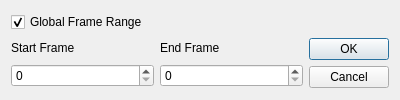
<?xml version="1.0" encoding="UTF-8"?>
<ui version="4.0">
 <class>Dialog</class>
 <widget class="QDialog" name="Dialog">
  <property name="geometry">
   <rect>
    <x>0</x>
    <y>0</y>
    <width>400</width>
    <height>100</height>
   </rect>
  </property>
  <property name="minimumSize">
   <size>
    <width>400</width>
    <height>100</height>
   </size>
  </property>
  <property name="windowTitle">
   <string>Dialog</string>
  </property>
  <layout class="QGridLayout" name="gridLayout_2">
   <item row="0" column="0">
    <layout class="QGridLayout" name="gridLayout">
     <item row="2" column="0">
      <widget class="QSpinBox" name="startFrame_sb"/>
     </item>
     <item row="0" column="0" colspan="2">
      <widget class="QCheckBox" name="globalFrameRange_cb">
       <property name="maximumSize">
        <size>
         <width>16777215</width>
         <height>20</height>
        </size>
       </property>
       <property name="text">
        <string>Global Frame Range</string>
       </property>
       <property name="checked">
        <bool>true</bool>
       </property>
      </widget>
     </item>
     <item row="2" column="1">
      <widget class="QSpinBox" name="endFrame_sb"/>
     </item>
     <item row="1" column="1">
      <widget class="QLabel" name="endFrame_l">
       <property name="maximumSize">
        <size>
         <width>16777215</width>
         <height>20</height>
        </size>
       </property>
       <property name="text">
        <string>End Frame</string>
       </property>
      </widget>
     </item>
     <item row="1" column="0">
      <widget class="QLabel" name="startFrame_l">
       <property name="maximumSize">
        <size>
         <width>16777215</width>
         <height>20</height>
        </size>
       </property>
       <property name="text">
        <string>Start Frame</string>
       </property>
      </widget>
     </item>
     <item row="1" column="2" rowspan="2">
      <widget class="QDialogButtonBox" name="okCancel_bb">
       <property name="orientation">
        <enum>Qt::Vertical</enum>
       </property>
       <property name="standardButtons">
        <set>QDialogButtonBox::Cancel|QDialogButtonBox::Ok</set>
       </property>
      </widget>
     </item>
    </layout>
   </item>
  </layout>
 </widget>
 <resources/>
 <connections>
  <connection>
   <sender>okCancel_bb</sender>
   <signal>accepted()</signal>
   <receiver>Dialog</receiver>
   <slot>accept()</slot>
   <hints>
    <hint type="sourcelabel">
     <x>248</x>
     <y>254</y>
    </hint>
    <hint type="destinationlabel">
     <x>157</x>
     <y>274</y>
    </hint>
   </hints>
  </connection>
  <connection>
   <sender>okCancel_bb</sender>
   <signal>rejected()</signal>
   <receiver>Dialog</receiver>
   <slot>reject()</slot>
   <hints>
    <hint type="sourcelabel">
     <x>316</x>
     <y>260</y>
    </hint>
    <hint type="destinationlabel">
     <x>286</x>
     <y>274</y>
    </hint>
   </hints>
  </connection>
 </connections>
</ui>
